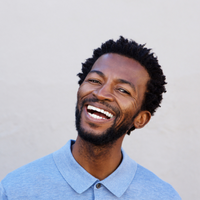
#> input picture Intermediate/company-website/images/1.png, 200 x 200 px, given in place of the camera
$ python main.py
#> lines starting #> are read from the running program, lines starting #| are printed output that depends on the picture
import cv2
import time
import os
import glob
from threading import Thread
from emailing import send_email

video = cv2.VideoCapture(1)
time.sleep(1)


first_frame = None
status_list = []
count = 1


def clean_folder():
    print("clean_folder function started")
    images = glob.glob("/Users/mcdev92/repos/python-projects/Intermediate/email-webcam-detection/images/*.png")
    for image in images:
        os.remove(image)
    print("clean_folder function ended")


while True:
    status = 0
    check, frame = video.read()
#> frame is the input picture: shape (200, 200, 3); mean B, G, R 186.5, 177.8, 180.5

    gray_frame = cv2.cvtColor(frame, cv2.COLOR_BGR2GRAY)
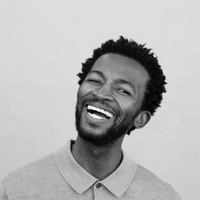
#> gray_frame: shape (200, 200); min 0, max 255, mean 179.6
    gray_frame_gau = cv2.GaussianBlur(gray_frame, (21, 21), 0)
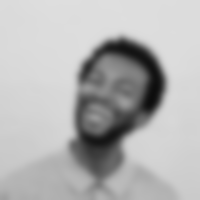
#> gray_frame_gau: shape (200, 200); min 12, max 222, mean 179.6


    if first_frame is None:
        first_frame = gray_frame_gau

    delta_frame = cv2.absdiff(first_frame, gray_frame_gau)
#> delta_frame: shape (200, 200); every value is 0

    thresh_frame = cv2.threshold(delta_frame, 60, 255, cv2.THRESH_BINARY)[1]
    dil_frame = cv2.dilate(thresh_frame, None, iterations=2)
    cv2.imshow("My video",  dil_frame)

    contours, check = cv2.findContours(dil_frame, cv2.RETR_EXTERNAL, cv2.CHAIN_APPROX_SIMPLE)
#> contours = []; check = None

    for contour in contours:
        if cv2.contourArea(contour) < 5000:
            continue
        x, y , w, h = cv2.boundingRect(contour)
        rectangle = cv2.rectangle(frame, (x, y), (x+w, y+h), (0, 255, 0), 3)
        if rectangle.any:
            status = 1
            cv2.imwrite(f"Intermediate/email-webcam-detection/images/{count}.png", frame)
            count = count + 1
            all_images = glob.glob("Intermediate/email-webcam-detection/images/*.png")
            index = int(len(all_images) / 2)
            image_with_object = all_images[index]


    status_list.append(status)
    status_list = status_list[-2:]

    if status_list[0] == 1 and status_list[1] == 0:
        email_thread = Thread(target=send_email, args=(image_with_object, ))
        email_thread.daemon = True
        clean_thread = Thread(target=clean_folder)
        clean_thread.daemon = True

        email_thread.start()


    print(status_list)

    cv2.imshow("video", frame)
    key = cv2.waitKey(1)
#> (key q is pressed here)

    if key == ord("q"):
        break

# start clean images thread
#> (the run stopped early here; a loop or call above may not have finished)

$ run again, on Intermediate/company-website/images/10.png
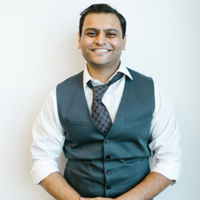
#> input picture Intermediate/company-website/images/10.png, 200 x 200 px, given in place of the camera
#> frame is the input picture: shape (200, 200, 3); mean B, G, R 186.5, 186.3, 178.2
#> `gray_frame = cv2.cvtColor(frame, cv2.COLOR_BGR2GRAY)`:
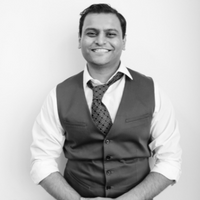
#> gray_frame: shape (200, 200); min 3, max 255, mean 184
#> `gray_frame_gau = cv2.GaussianBlur(gray_frame, (21, 21), 0)`:
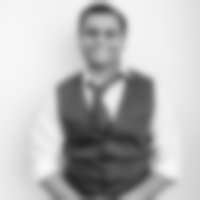
#> gray_frame_gau: shape (200, 200); min 35, max 247, mean 183.9
#> delta_frame: shape (200, 200); every value is 0
#> contours = []; check = None

$ run again, on Intermediate/company-website/images/11.png
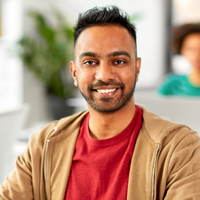
#> input picture Intermediate/company-website/images/11.png, 200 x 200 px, given in place of the camera
#> frame is the input picture: shape (200, 200, 3); mean B, G, R 123.4, 146.7, 183.7
#> `gray_frame = cv2.cvtColor(frame, cv2.COLOR_BGR2GRAY)`:
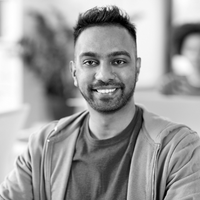
#> gray_frame: shape (200, 200); min 0, max 255, mean 155.1
#> `gray_frame_gau = cv2.GaussianBlur(gray_frame, (21, 21), 0)`:
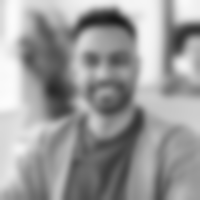
#> gray_frame_gau: shape (200, 200); min 24, max 252, mean 155.1
#> delta_frame: shape (200, 200); every value is 0
#> contours = []; check = None

$ run again, on Intermediate/company-website/images/12.png
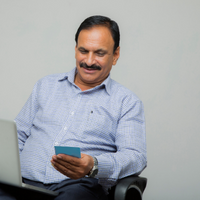
#> input picture Intermediate/company-website/images/12.png, 200 x 200 px, given in place of the camera
#> frame is the input picture: shape (200, 200, 3); mean B, G, R 168.7, 165.7, 164.2
#> `gray_frame = cv2.cvtColor(frame, cv2.COLOR_BGR2GRAY)`:
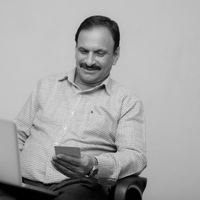
#> gray_frame: shape (200, 200); min 0, max 230, mean 165.5
#> `gray_frame_gau = cv2.GaussianBlur(gray_frame, (21, 21), 0)`:
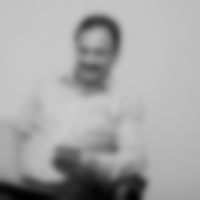
#> gray_frame_gau: shape (200, 200); min 0, max 204, mean 165.5
#> delta_frame: shape (200, 200); every value is 0
#> contours = []; check = None
